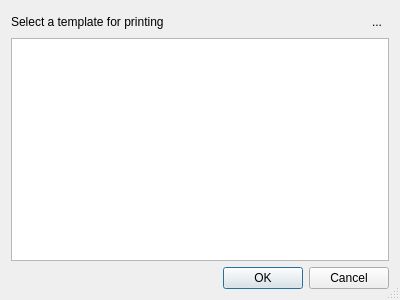
<ui version="4.0" >
 <class>SelectReport</class>
 <widget class="QDialog" name="SelectReport" >
  <property name="geometry" >
   <rect>
    <x>0</x>
    <y>0</y>
    <width>400</width>
    <height>300</height>
   </rect>
  </property>
  <property name="windowTitle" >
   <string>Dialog</string>
  </property>
  <property name="sizeGripEnabled" >
   <bool>true</bool>
  </property>
  <layout class="QVBoxLayout" name="verticalLayout" >
   <item>
    <layout class="QHBoxLayout" name="horizontalLayout" >
     <item>
      <widget class="QLabel" name="label" >
       <property name="text" >
        <string>﻿Select a template for printing</string>
       </property>
      </widget>
     </item>
     <item>
      <widget class="QToolButton" name="w_update" >
       <property name="text" >
        <string>...</string>
       </property>
       <property name="icon" >
        <iconset resource="../brickstore.qrc" >
         <normaloff>:/images/16x16/extras_update_database.png</normaloff>:/images/16x16/extras_update_database.png</iconset>
       </property>
       <property name="autoRaise" >
        <bool>true</bool>
       </property>
      </widget>
     </item>
    </layout>
   </item>
   <item>
    <widget class="QListView" name="w_list" >
     <property name="alternatingRowColors" >
      <bool>true</bool>
     </property>
     <property name="wordWrap" >
      <bool>true</bool>
     </property>
    </widget>
   </item>
   <item>
    <widget class="QDialogButtonBox" name="w_buttons" >
     <property name="orientation" >
      <enum>Qt::Horizontal</enum>
     </property>
     <property name="standardButtons" >
      <set>QDialogButtonBox::Cancel|QDialogButtonBox::Ok</set>
     </property>
    </widget>
   </item>
  </layout>
 </widget>
 <resources>
  <include location="../brickstore.qrc" />
 </resources>
 <connections>
  <connection>
   <sender>w_buttons</sender>
   <signal>accepted()</signal>
   <receiver>SelectReport</receiver>
   <slot>accept()</slot>
   <hints>
    <hint type="sourcelabel" >
     <x>248</x>
     <y>254</y>
    </hint>
    <hint type="destinationlabel" >
     <x>157</x>
     <y>274</y>
    </hint>
   </hints>
  </connection>
  <connection>
   <sender>w_buttons</sender>
   <signal>rejected()</signal>
   <receiver>SelectReport</receiver>
   <slot>reject()</slot>
   <hints>
    <hint type="sourcelabel" >
     <x>316</x>
     <y>260</y>
    </hint>
    <hint type="destinationlabel" >
     <x>286</x>
     <y>274</y>
    </hint>
   </hints>
  </connection>
 </connections>
</ui>
